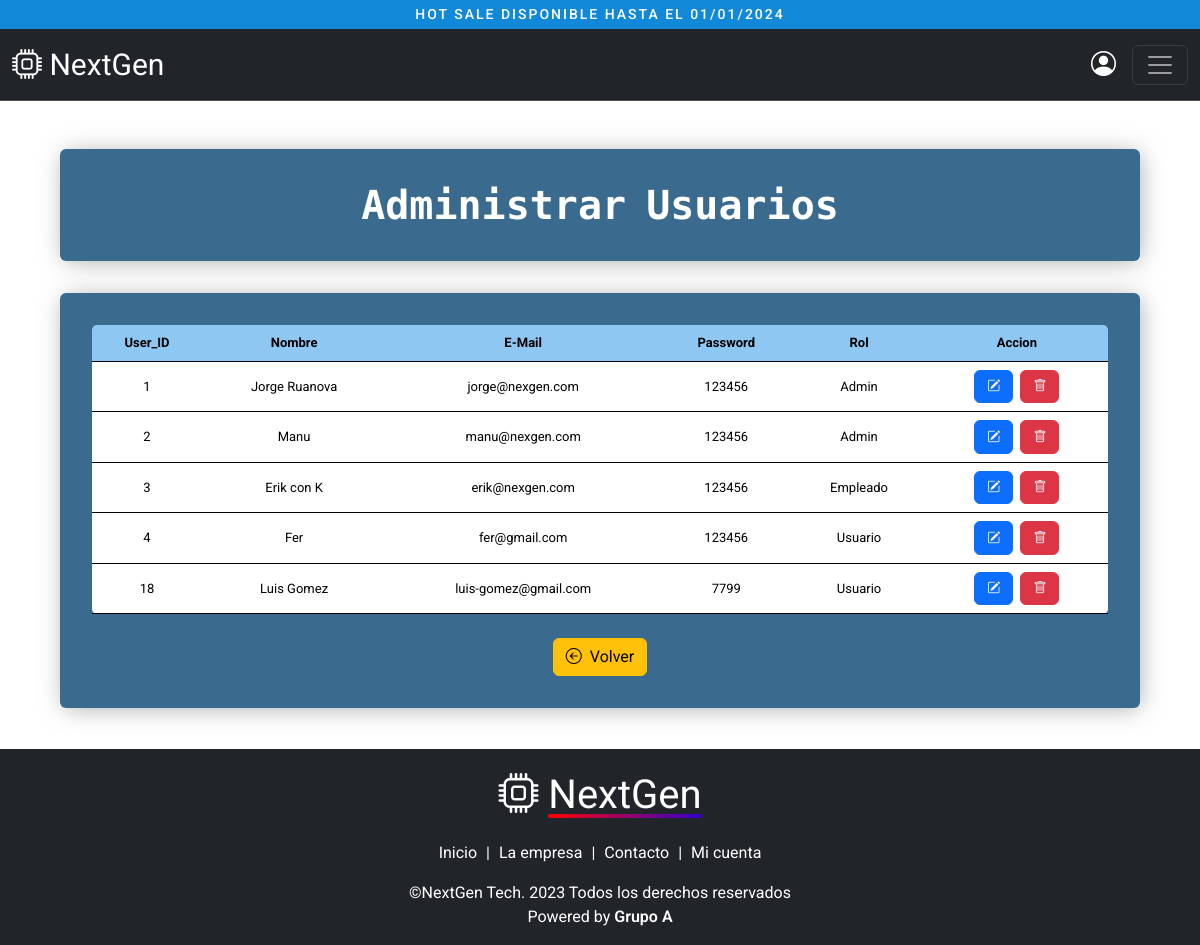
Page /proyecto/admin_usuarios.php (signed in) on the committed database.
### tables this page shows
CREATE TABLE `bannermensaje` (
  `id` int(11) NOT NULL,
  `mensajeMostrar` text NOT NULL,
  `indicador` tinyint(1) NOT NULL,
  `finalizacionMensaje` date DEFAULT NULL
);

CREATE TABLE `usuarios` (
  `id` int(11) NOT NULL,
  `nombre` text NOT NULL,
  `email` text NOT NULL,
  `password` text NOT NULL,
  `rol` text NOT NULL,
  `newsletter` int(1) NOT NULL
);

### proyecto/consultas/consultas_misc.php (called while the page is built, shortened)
<?php
function getMensajeBanner(PDO $conexion, $id)
{
    $consulta = $conexion->prepare('
    SELECT id, mensajeMostrar, indicador, finalizacionMensaje
    FROM bannermensaje
    WHERE id = :id
');
    $consulta->bindValue(':id', $id);
    $consulta->execute();
    $bannerMensaje = $consulta->fetch(PDO::FETCH_ASSOC);
    return $bannerMensaje;
}
?>

### proyecto/consultas/consultas_usuarios.php (called while the page is built, shortened)
<?php
function getUsuarios(PDO $conexion)
{
    $consulta = $conexion->prepare('
SELECT id, nombre, email, password, rol, newsletter
FROM usuarios
');
    $consulta->execute();
    $usuarios = $consulta->fetchAll(PDO::FETCH_ASSOC);
    return $usuarios;
}
?>

### proyecto/admin_usuarios.php (the view, shortened to what this page needs)
<?php
require_once('_conexion.php');
require_once('consultas/consultas_usuarios.php');
$usuarios = getUsuarios($conexion);
?>
<!DOCTYPE html>
<html lang="en">
<head>
    <?php require('layout/_headers.php') ?>
</head>
<body>
    <?php require('layout/_navbar.php') ?>
    <div class="contentCustomized animate__animated animate__backInDown">
        <div class="container containerCustomized mt-5">
            <h1>Administrar Usuarios</h1>
        </div>
        <div class="container containerCustomized mt-3">
            <div class="admin-container-table">
                <table class="table table-ver-productos">
                    <thead>
                        <tr>
                            <th class="text-center first" scope="col">User_ID</th>
                            <th class="text-center" scope="col">Nombre</th>
                            <th class="text-center" scope="col">E-Mail</th>
                            <th class="text-center" scope="col">Password</th>
                            <th class="text-center" scope="col">Rol</th>
                            <th class="text-center last" scope="col">Accion</th>
                        </tr>
                    </thead>
                    <tbody>
                        <?php foreach ($usuarios as $user): ?>
                            <tr>
                                <td class="text-center">
                                    <?php echo $user['id'] ?>
                                </td>
                                <td class="text-center">
                                    <?php echo $user['nombre'] ?>
                                </td>
                                <td class="text-center">
                                    <?php echo $user['email'] ?>
                                </td>
                                <td class="text-center">
                                    <?php echo $user['password'] ?>
                                </td>
                                <td class="text-center">
                                    <?php echo $user['rol'] ?>
                                </td>
                                <td class="text-center">
                                    <a href="<?php echo BASE_URL ?>admin_editar_usuario.php?id=<?php echo $user['id'] ?>"
                                        class="btn btn-primary" title="Editar Usuario"><i
                                            class="bi bi-pencil-square"></i></a>
                                    <a href="<?php echo BASE_URL ?>admin_eliminar_usuario.php?id=<?php echo $user['id'] ?>"
                                        class="btn-borrarRegistro btn btn-danger ms-1" title="Eliminar Usuario"><i class="bi bi-trash"></i></a>
                                </td>
                            </tr>
                        <?php endforeach ?>
                </table>
            </div>
            <a href="<?php echo BASE_URL ?>admin_index.php" class="btn btn-warning mt-2"><i
                    class="bi bi-arrow-left-circle me-2"></i>Volver</a>
        </div>
    </div>
    <?php require('layout/_footer.php') ?>
</body>
</html>

### proyecto/layout/_navbar.php (shortened to what this page needs)
<?php
require_once('_conexion.php');
require_once('consultas/consultas_misc.php');
$mensaje = getMensajeBanner($conexion, "1");
if ($mensaje['indicador'] == 1) {
    if ($mensaje['finalizacionMensaje'] >= date("Y-m-d")) {
        $mensajeBanner = '<p>' . $mensaje['mensajeMostrar'] . '</p>';
        $inlineStyle = '';
    } else {
        $mensajeBanner = "";
        $inlineStyle = "style=display:none!important";
    }
} else {
    $mensajeBanner = "";
    $inlineStyle = "style=display:none!important";
}
?>
<div id="top-bar" class="top-bar" <?php echo $inlineStyle ?>>
    <?php echo $mensajeBanner ?>
</div>
<nav class="navbar bg-dark border-bottom border-body" data-bs-theme="dark">
    <div class="container-fluid">
        <a class="navbar-brand" href="<?php echo BASE_URL ?>index.php">
            <span><i class="bi bi-cpu color-change-effect"></i></span>
            <span>NextGen</span>
        </a>
        <div class="burger-contaniner">
            <?php if (isset($_SESSION['usuario'])): ?>
                <a title="Mi cuenta" href="<?php echo BASE_URL ?>admin_index.php"><i class="bi bi-person-circle naviconuser"></i></a>
            <?php else: ?>
                <a title="Iniciar Sesion" href="<?php echo BASE_URL ?>iniciar_sesion.php"><i
                        class="bi bi-box-arrow-in-right naviconuser"></i></a>
            <?php endif ?>
            <button class="navbar-toggler" type="button" data-bs-toggle="offcanvas" data-bs-target="#offcanvasNavbar"
                aria-controls="offcanvasNavbar" aria-label="Toggle navigation">
                <span class="navbar-toggler-icon"></span>
            </button>
        </div>
    </div>
</nav>

### proyecto/css/estilos.css (style rules this page uses)
html { scroll-behavior: smooth; }
body { background-image: url("../img/assets/body-bg.jpg"); background-attachment: fixed; font-family: 'Roboto', sans-serif; overflow-x: hidden; }
h1, h2, h3, h4, h5, h6 { font-family: 'Sometype Mono', monospace; font-weight: 800; word-spacing: -4px; margin: 0; color: white; text-wrap: pretty; }
.navbar { position: sticky; top: 0; width: 100%; z-index: 9999; }
.top-bar { background-color: #1288d9; display: flex; flex-direction: row; flex-wrap: wrap; justify-content: center; }
.top-bar p { margin: 0; font-size: 14px; font-weight: 500; text-transform: uppercase; letter-spacing: 2px; color: white; margin: 4px 0; }
.navbar-brand { transition: ease 200ms all; font-size: 30px; }
.burger-contaniner { display: flex; align-items: center }
.burger-contaniner .naviconuser { font-size: 25px; color: white; transition: ease 300ms all; }
.burger-contaniner .navbar-toggler { margin-left: 1rem; transition: ease 300ms all; }
.contentCustomized { min-height: 75vh; }
.containerCustomized { max-width: 1200px; width: 90%; margin: 8rem auto 2rem auto; background-color: #2a5e85eb; border-radius: 6px; padding: 2rem; box-shadow: 2px 2px 25px -3px #848687c4; text-align: center; }
.containerCustomized h1, .containerCustomized h3, .containerCustomized h4 { color: white; text-align: center; }
.color-change-effect { animation: logoEffect 3s linear infinite; }
.admin-container-table { width: 100%; overflow-x: auto; }
.table-ver-productos { font-size: 13px; }
.table-ver-productos .text-center { font-size: 13px; vertical-align: middle; }
.table-ver-productos .btn { font-size: 13px; }
.table-ver-productos th { background: #8fc7f3; }
.table-ver-productos .first { border-radius: 5px 0 0 0; }
.table-ver-productos .last { border-radius: 0 5px 0 0; }
.table-ver-productos tr { border: none; }
.table-ver-productos tr:last-child td:first-child { border-radius: 0 0 0 5px; }
.table-ver-productos tr:last-child td:last-child { border-radius: 0 0 5px 0; }

### rows in the picture
bannermensaje: mensajeMostrar "HOT SALE DISPONIBLE HASTA EL 01/01/2024"
usuarios: id "1", nombre "Jorge Ruanova", email "jorge@nexgen.com", password "123456", rol "Admin"
usuarios: id "2", nombre "Manu", email "manu@nexgen.com", password "123456", rol "Admin"
usuarios: id "3", nombre "Erik con K", email "erik@nexgen.com", password "123456", rol "Empleado"
usuarios: id "4", nombre "Fer", email "fer@gmail.com", password "123456", rol "Usuario"
usuarios: id "18", nombre "Luis Gomez", email "luis-gomez@gmail.com", password "7799", rol "Usuario"
